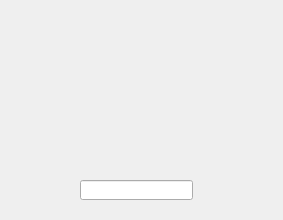
<?xml version="1.0" encoding="UTF-8"?>
<ui version="4.0">
 <class>SecondDialog</class>
 <widget class="QDialog" name="SecondDialog">
  <property name="geometry">
   <rect>
    <x>0</x>
    <y>0</y>
    <width>283</width>
    <height>220</height>
   </rect>
  </property>
  <property name="windowTitle">
   <string>SecondDialog</string>
  </property>
  <widget class="QLineEdit" name="lineEdit">
   <property name="geometry">
    <rect>
     <x>80</x>
     <y>180</y>
     <width>113</width>
     <height>20</height>
    </rect>
   </property>
  </widget>
 </widget>
 <layoutdefault spacing="6" margin="11"/>
 <resources/>
 <connections/>
</ui>
